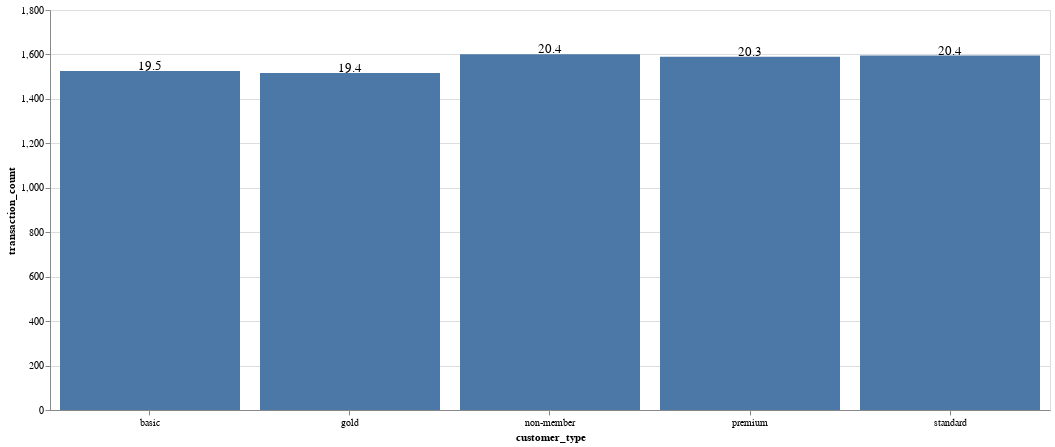

This figure's notebook cell:
### Code cell
import pandas as pd
import altair as alt

# Load your own dataset
df = pd.read_csv('/content/drive/MyDrive/sample_sales_data.csv')

# Calculate the count of transactions by customer type
df_customer_type = df['customer_type'].value_counts().reset_index()

# Rename the columns
df_customer_type.columns = ['customer_type', 'transaction_count']

# Calculate the percentage of transactions
df_customer_type['percentage'] = (df_customer_type['transaction_count'] / df_customer_type['transaction_count'].sum()) * 100

# Plot the bar chart with percentage values
chart = alt.Chart(df_customer_type).mark_bar().encode(
    x='customer_type:N',
    y='transaction_count:Q',
    tooltip=['customer_type', 'transaction_count', 'percentage']
).properties(
    width=1000,
    height=400
)

text = chart.mark_text(
    align='center',
    baseline='middle',
    dy=-5,
    fontSize=13,
    color='black'
).encode(
    text=alt.Text('percentage:Q', format='.1f')
)

(chart + text).configure_axisX(
    labelAngle=0
)

### Figure 1 — Vega-Lite specification as saved in the notebook (floating-point values rounded to 4 significant figures)
{"config": {"view": {"continuousWidth": 400, "continuousHeight": 300}, "axisX": {"labelAngle": 0}}, "layer": [{"mark": "bar", "encoding": {"tooltip": [{"field": "customer_type", "type": "nominal"}, {"field": "transaction_count", "type": "quantitative"}, {"field": "percentage", "type": "quantitative"}], "x": {"field": "customer_type", "type": "nominal"}, "y": {"field": "transaction_count", "type": "quantitative"}}, "height": 400, "width": 1000}, {"mark": {"type": "text", "align": "center", "baseline": "middle", "color": "black", "dy": -5, "fontSize": 13}, "encoding": {"text": {"field": "percentage", "format": ".1f", "type": "quantitative"}, "tooltip": [{"field": "customer_type", "type": "nominal"}, {"field": "transaction_count", "type": "quantitative"}, {"field": "percentage", "type": "quantitative"}], "x": {"field": "customer_type", "type": "nominal"}, "y": {"field": "transaction_count", "type": "quantitative"}}, "height": 400, "width": 1000}], "data": {"name": "data-dc1aae23a5d76c54d814c17ff3d70c4e"}, "$schema": "https://vega.github.io/schema/vega-lite/v4.17.0.json", "datasets": {"data-dc1aae23a5d76c54d814c17ff3d70c4e": [{"customer_type": "non-member", "transaction_count": 1601, "percentage": 20.45}, {"customer_type": "standard", "transaction_count": 1595, "percentage": 20.37}, {"customer_type": "premium", "transaction_count": 1590, "percentage": 20.31}, {"customer_type": "basic", "transaction_count": 1526, "percentage": 19.49}, {"customer_type": "gold", "transaction_count": 1517, "percentage": 19.38}]}}
